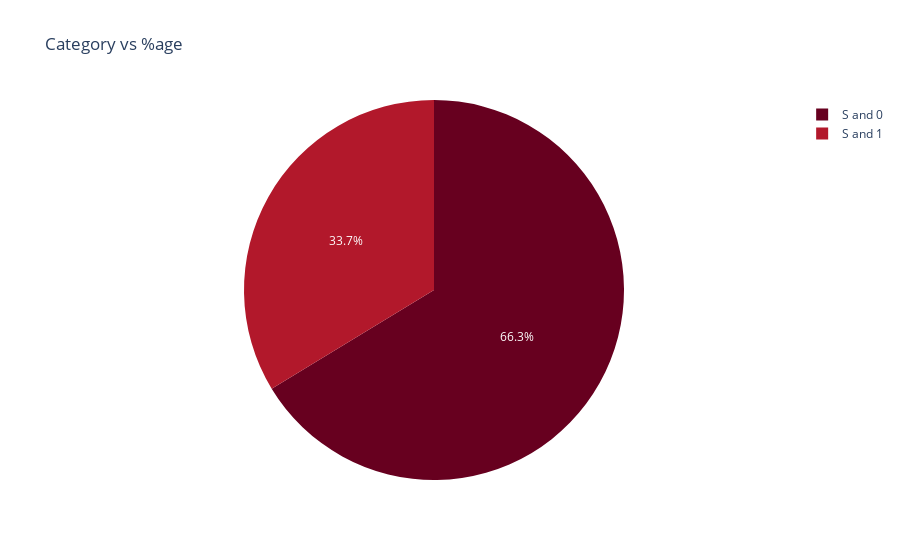
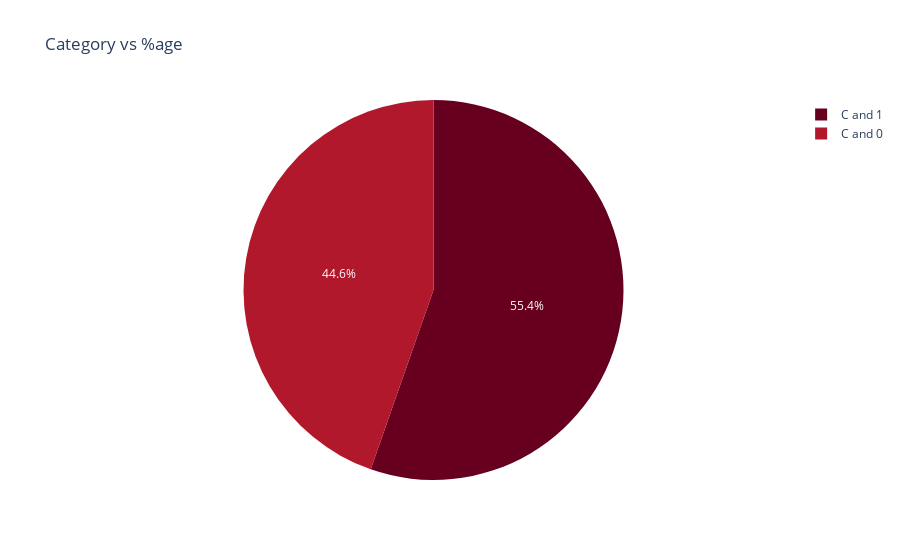
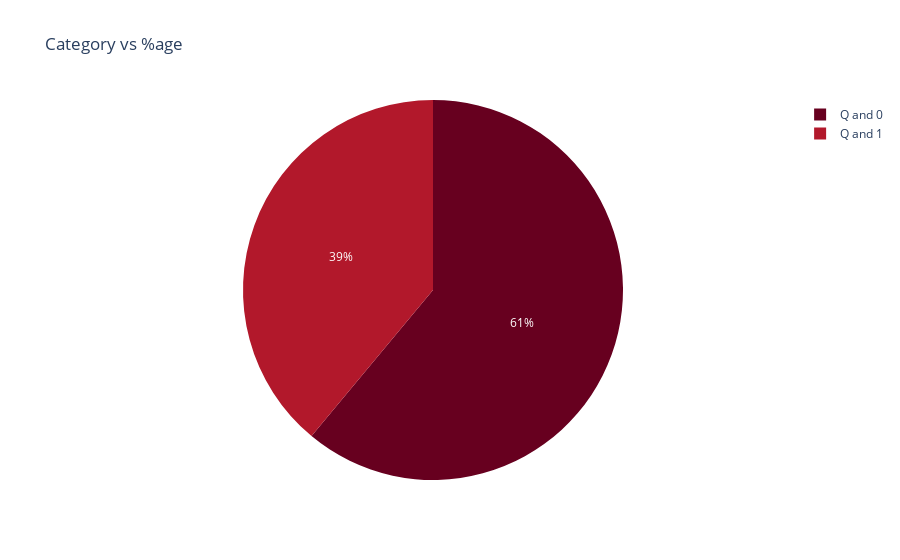

Notebook code cell kept with these figures, in order:
### Code cell
def different_cat_comparator( lis_of_feat ): # here function accepts lis size == 2 only 
    type_1 , type_2  = lis_of_feat[0] , lis_of_feat[1]
    lis = []
    for cat_1 in df[type_1].value_counts().index: 
        sub_lis = []
        for cat_2 in df[type_2].value_counts().index:

            new = df[ ( df[type_1] == cat_1 ) & (df[type_2] == cat_2) ]
            sub_lis.append( [ str(cat_1) + ' and ' + str(cat_2) ,   len(new)  ] )
        lis.append(sub_lis)
    for val in lis :
        p = bar_plotter(val)
        p.show()
different_cat_comparator( ['Embarked' , 'Survived'] )

### Figure 1 — Plotly figure (JSON) as saved in the notebook; plotly's stock layout.template omitted (floating-point values rounded to 4 significant figures)
{"data": [{"domain": {"x": [0, 1], "y": [0, 1]}, "hovertemplate": "Combined_Category_Type=%{label}<br>%age=%{value}<extra></extra>", "labels": ["S and 0", "S and 1"], "legendgroup": "", "name": "", "showlegend": true, "type": "pie", "values": [427, 217]}], "layout": {"legend": {"tracegroupgap": 0}, "piecolorway": ["rgb(103,0,31)", "rgb(178,24,43)", "rgb(214,96,77)", "rgb(244,165,130)", "rgb(253,219,199)", "rgb(247,247,247)", "rgb(209,229,240)", "rgb(146,197,222)", "rgb(67,147,195)", "rgb(33,102,172)", "rgb(5,48,97)"], "title": {"text": "Category vs %age"}}}

### Figure 2 — Plotly figure (JSON) as saved in the notebook; plotly's stock layout.template omitted (floating-point values rounded to 4 significant figures)
{"data": [{"domain": {"x": [0, 1], "y": [0, 1]}, "hovertemplate": "Combined_Category_Type=%{label}<br>%age=%{value}<extra></extra>", "labels": ["C and 0", "C and 1"], "legendgroup": "", "name": "", "showlegend": true, "type": "pie", "values": [75, 93]}], "layout": {"legend": {"tracegroupgap": 0}, "piecolorway": ["rgb(103,0,31)", "rgb(178,24,43)", "rgb(214,96,77)", "rgb(244,165,130)", "rgb(253,219,199)", "rgb(247,247,247)", "rgb(209,229,240)", "rgb(146,197,222)", "rgb(67,147,195)", "rgb(33,102,172)", "rgb(5,48,97)"], "title": {"text": "Category vs %age"}}}

### Figure 3 — Plotly figure (JSON) as saved in the notebook; plotly's stock layout.template omitted (floating-point values rounded to 4 significant figures)
{"data": [{"domain": {"x": [0, 1], "y": [0, 1]}, "hovertemplate": "Combined_Category_Type=%{label}<br>%age=%{value}<extra></extra>", "labels": ["Q and 0", "Q and 1"], "legendgroup": "", "name": "", "showlegend": true, "type": "pie", "values": [47, 30]}], "layout": {"legend": {"tracegroupgap": 0}, "piecolorway": ["rgb(103,0,31)", "rgb(178,24,43)", "rgb(214,96,77)", "rgb(244,165,130)", "rgb(253,219,199)", "rgb(247,247,247)", "rgb(209,229,240)", "rgb(146,197,222)", "rgb(67,147,195)", "rgb(33,102,172)", "rgb(5,48,97)"], "title": {"text": "Category vs %age"}}}
